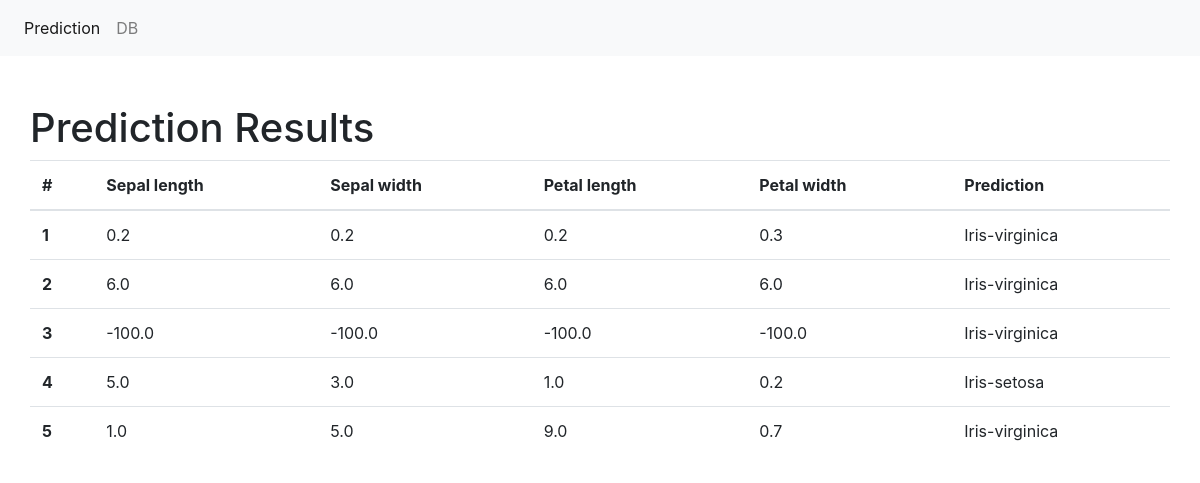
/results/, run on an earlier commit of the app's database.
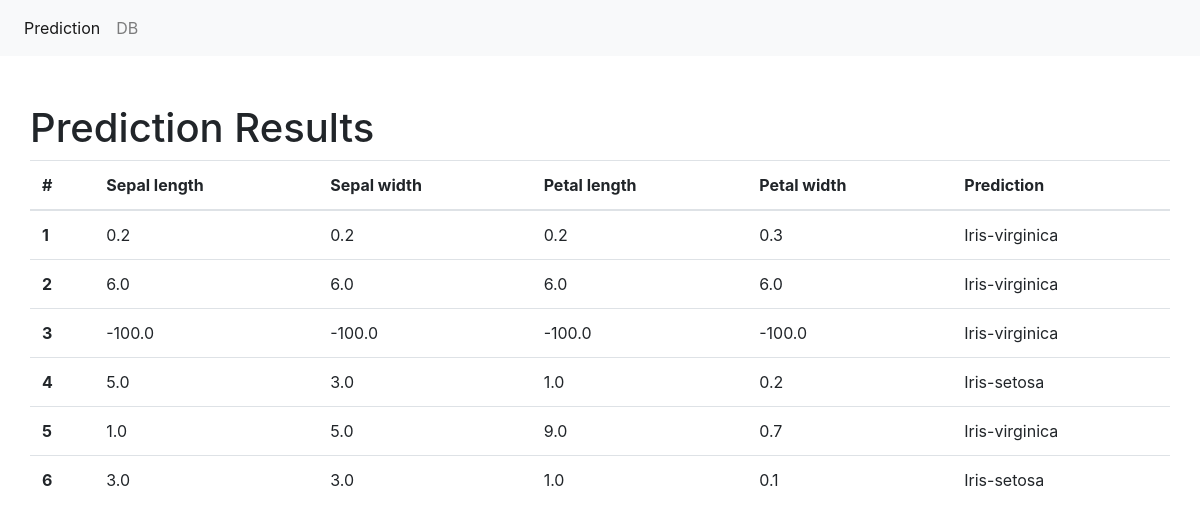
And on a later commit of the database.
### prediction/models.py (models this page shows, shortened)
class PredResults(models.Model):
    sepal_length = models.FloatField()
    sepal_width = models.FloatField()
    petal_length = models.FloatField()
    petal_width = models.FloatField()
    classification = models.CharField(max_length=30)

### prediction/views.py (the view)
# urls.py: path('results/', views.view_results, name='results'),
def view_results(request):
    data = {"dataset": PredResults.objects.all()}
    return render(request, "results.html", data)

### prediction/templates/results.html
{% extends "base.html" %}
{% block main %}
    <div class="container pt-5">
        <div class="row">
        <h1>Prediction Results</h1>
            <table class="table">
                <thead>
                <tr>
                <th scope="col">#</th>
                <th scope="col">Sepal length</th>
                <th scope="col">Sepal width</th>
                <th scope="col">Petal length</th>
                <th scope="col">Petal width</th>
                <th scope="col">Prediction</th>
                </tr>
                </thead>
                <tbody>
                {% for data in dataset %}
                    <tr>
                    <th scope="row">{{ data.id }}</th>
                    <td>{{ data.sepal_length }}</td>
                    <td>{{ data.sepal_width }}</td>
                    <td>{{ data.petal_length }}</td>
                    <td>{{ data.petal_width }}</td>
                    <td>{{ data.classification }}</td>
                    </tr>
                {% endfor %}
                </tbody>
            </table>
        </div>
    </div>
{% endblock %}

What changed in the data, as far as the page shows it:
added PredResults: id "6", sepal_length "3.0", sepal_width "3.0", petal_length "1.0", petal_width "0.1", classification "Iris-setosa"
